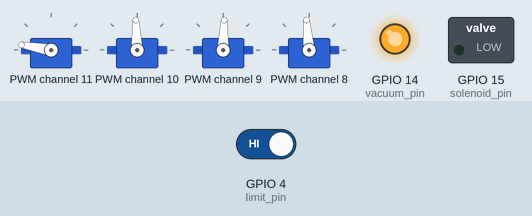
Bench run of a program on a simulated Raspberry Pi (BCM pin numbers). Shown: 4 × servo, switched loads named in the program (green lamp = pin HIGH), output pins drawn as LEDs (lit = HIGH). Inputs (shaded band) come from the test bench; at power-on: GPIO 4 (limit_pin) HIGH. At 6.4 s the program stops and its outputs stay as they are.

Above: at 2.1 s.
At 2.8 s:
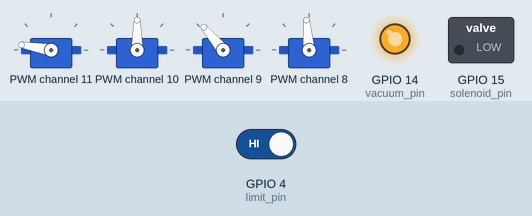
At 3.3 s:
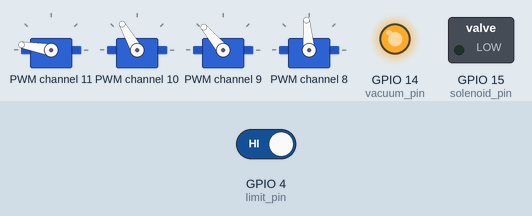
At 5.1 s:
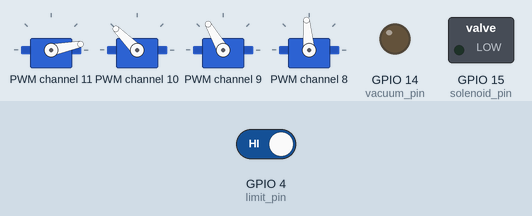
At 5.6 s:
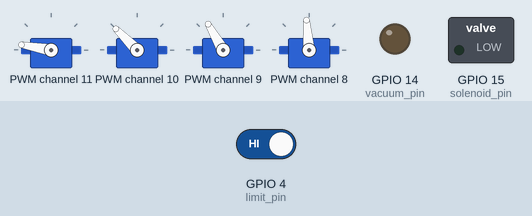
At 6.5 s:
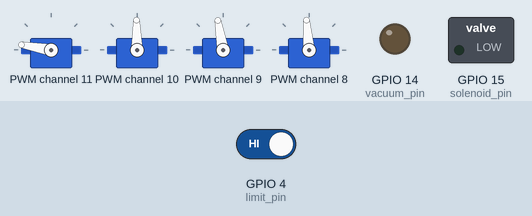
Timing chart, 0 to 7.9 s (numbered marks = the images above):
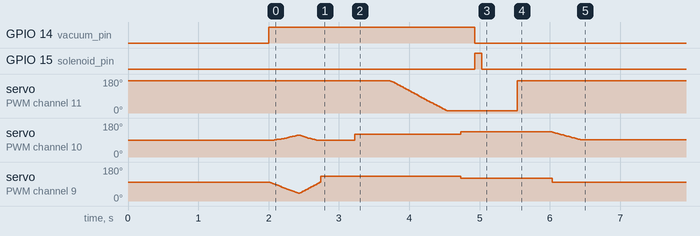

The program:

arm_vertical_copy_2.py
```python
import RPi.GPIO as GPIO
import time
from adafruit_servokit import ServoKit

vacuum_pin = 14
solenoid_pin = 15
limit_pin = 4
pin1 = 11
pin2 = 10
pin3 = 9
pin4 = 8

GPIO.setmode(GPIO.BCM)
GPIO.setup(vacuum_pin,GPIO.OUT)
GPIO.setup(solenoid_pin,GPIO.OUT)
GPIO.setup(limit_pin, GPIO.IN, pull_up_down=GPIO.PUD_UP)

GPIO.output(vacuum_pin, GPIO.LOW)
GPIO.output(solenoid_pin, GPIO.LOW)

kit = ServoKit(channels=16,frequency=50)

time.sleep(1)

pin2_angle = 90
pin3_angle = 100
pin3_angle_temp = pin3_angle
bottom_angle = 40

kit.servo[pin1].angle = 170
kit.servo[pin2].angle = pin2_angle
kit.servo[pin3].angle = pin3_angle
kit.servo[pin4].angle = 95
return_angle = 0
time.sleep(1)

GPIO.output(vacuum_pin, GPIO.HIGH)
for i in range(60):
    switch_state = GPIO.input(limit_pin)
    pin3_angle -= 1
    kit.servo[pin3].angle = pin3_angle
    return_angle = i
    if i < 10:
        pass
        #pin2_angle += 0.6
        #kit.servo[pin2].angle = pin2_angle
    elif i < 30:
        pin2_angle += 0.4
        kit.servo[pin2].angle = pin2_angle
    else:
        pin2_angle += 0.6
        kit.servo[pin2].angle = pin2_angle
    if switch_state == GPIO.LOW:
        print("button pressed")
        pin2_angle -= 1.8
        kit.servo[pin2].angle = pin2_angle
        pin3_angle -= 3
        kit.servo[pin3].angle = pin3_angle
        break
    time.sleep(0.007)


for i in range(int(return_angle)):
    current_angle = (100-return_angle) + i
    pin3_angle += 1
    kit.servo[pin3].angle = pin3_angle
    if current_angle > 90:
        pass
        #kit.servo[pin2].angle -= 0.6
    elif current_angle < 70:
        pin2_angle -= 0.6
        kit.servo[pin2].angle = pin2_angle
    else:
        pin2_angle -= 0.4
        kit.servo[pin2].angle = pin2_angle

    time.sleep(0.005)


kit.servo[pin3].angle = 130
time.sleep(0.5)
kit.servo[pin1].angle = 170
kit.servo[pin2].angle = 120


time.sleep(0.5)

for i in range(160):
    kit.servo[pin1].angle = 170-i
    time.sleep(0.005)
time.sleep(0.2)
kit.servo[pin2].angle = 135
kit.servo[pin3].angle = 120
time.sleep(0.2)

GPIO.output(vacuum_pin, GPIO.LOW)
GPIO.output(solenoid_pin, GPIO.HIGH)
time.sleep(0.1)
GPIO.output(solenoid_pin, GPIO.LOW)

time.sleep(0.5)
kit.servo[pin1].angle = 170

time.sleep(0.5)
#kit.servo[pin2].angle = 90
kit.servo[pin3].angle = 100
for i in range(40):
    kit.servo[pin2].angle = 130-i
    time.sleep(0.01)

GPIO.cleanup()
```
